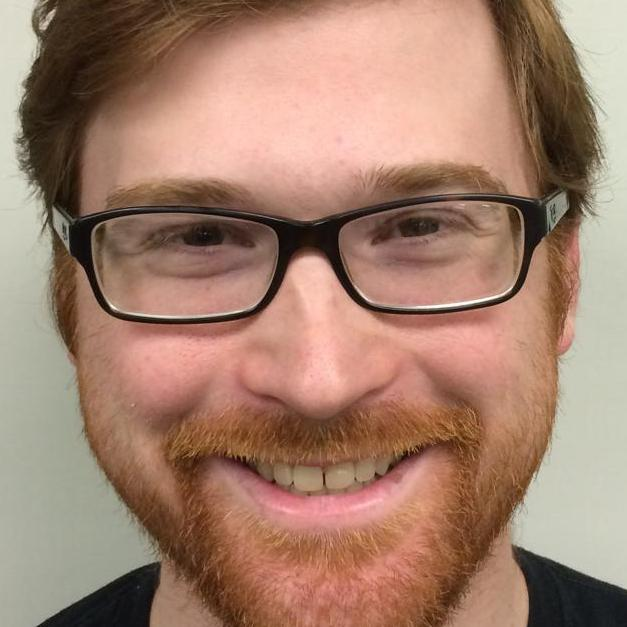
%> input picture SwapSet/ConorFaceHires.JPG, 627 x 627 px
$ octave movieSwap.m   (GNU Octave 9; MATLAB toolbox functions it lacks are replaced by stand-ins)
%> lines starting %> are read from the running program, lines starting %| are printed output that depends on the picture; in (x1, y1, x2, y2) boxes, pixels count from 0 and x2, y2 are one past the last pixel; in counts of white or black regions, pixels touching at a corner belong together; the program's own positions count from 1
clearvars;
addpath FaceSwap
%% Initialize the feature detectors
detectors.faceDetector = vision.CascadeObjectDetector('FrontalFaceCART');
detectors.lEyeDetector = vision.CascadeObjectDetector('lefteye');
detectors.rEyeDetector = vision.CascadeObjectDetector('righteye');
detectors.mouthDetector = vision.CascadeObjectDetector('mouth');
detectors.noseDetector = vision.CascadeObjectDetector('nose');

%% Load base image and mask
swapImage = im2double(imread('SwapSet/ConorFaceHires.jpg'));
swapMask = imread('SwapSet/ConorFaceHiresMask.jpg');
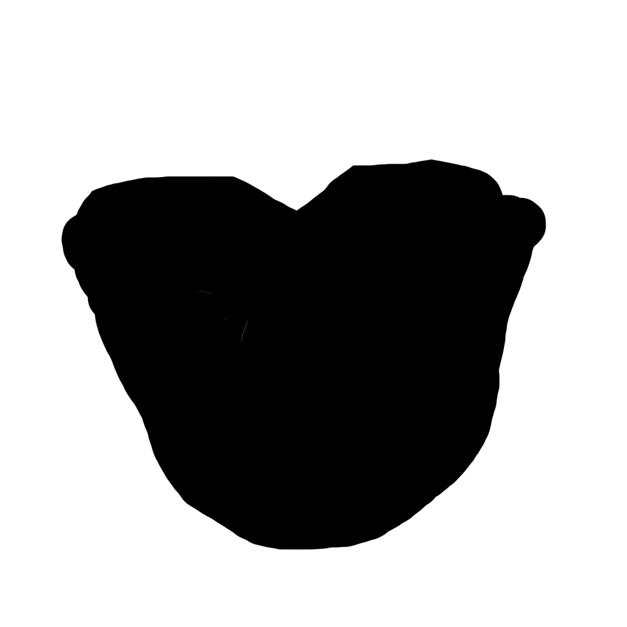
%> input picture SwapSet/ConorFaceHiresMask.JPG, 627 x 627 px
%> swapMask is the input picture: size 627x627x3 uint8; min 0, max 255, mean 167.1
swapMask = ~logical(swapMask(:,:,1));
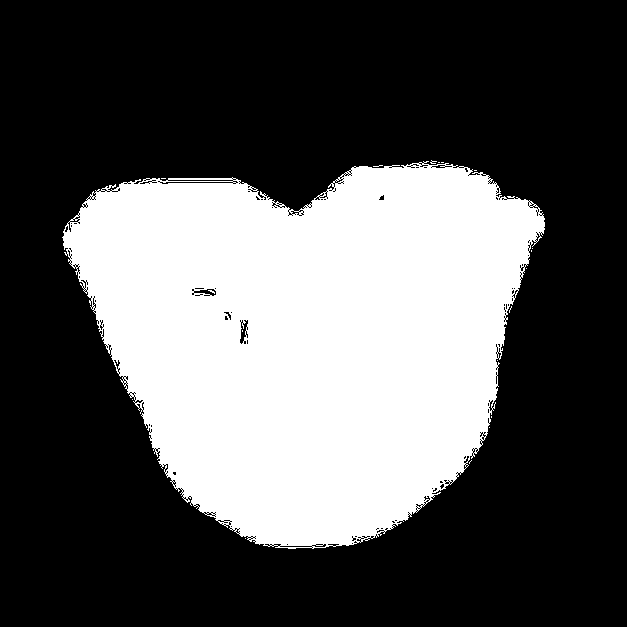
%> swapMask: size 627x627 logical; 33.4% white; 19 white regions (18 under 20 px), largest, box (x1, y1, x2, y2) and area: (62, 161, 545, 549) 131420
colorMask = imread('SwapSet/ConorFaceHiresColorMask.jpg');
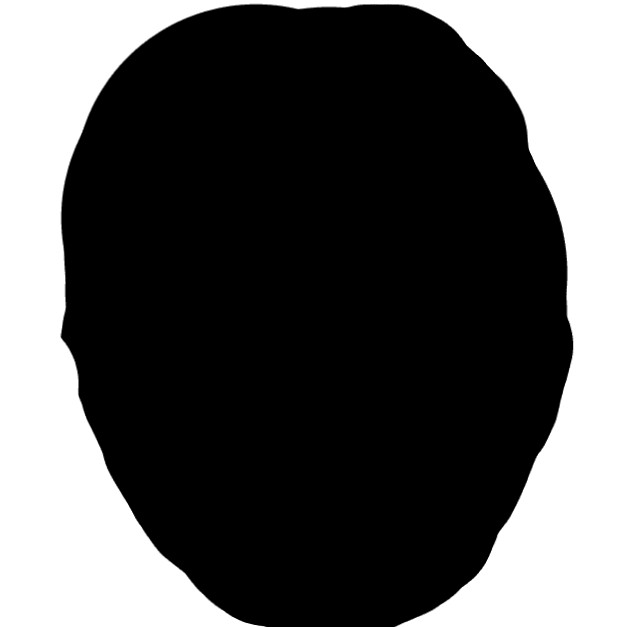
%> input picture SwapSet/ConorFaceHiresColorMask.jpg, 627 x 627 px
%> colorMask is the input picture: size 627x627x3 uint8; min 0, max 255, mean 87.1
colorMask = ~logical(colorMask(:,:,1));
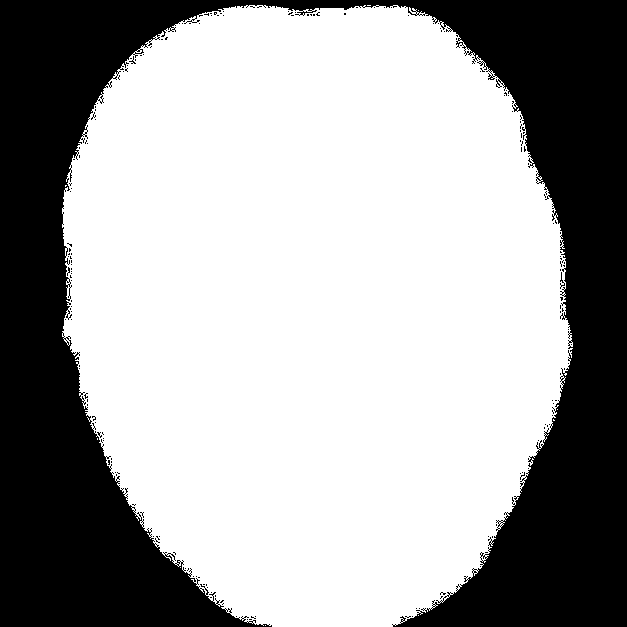
%> colorMask: size 627x627 logical; 64.7% white; 191 black regions (189 under 20 px), largest, box (x1, y1, x2, y2) and area: (0, 0, 627, 627) 138327, (560, 272, 565, 289) 26

%> (the run ends here)
